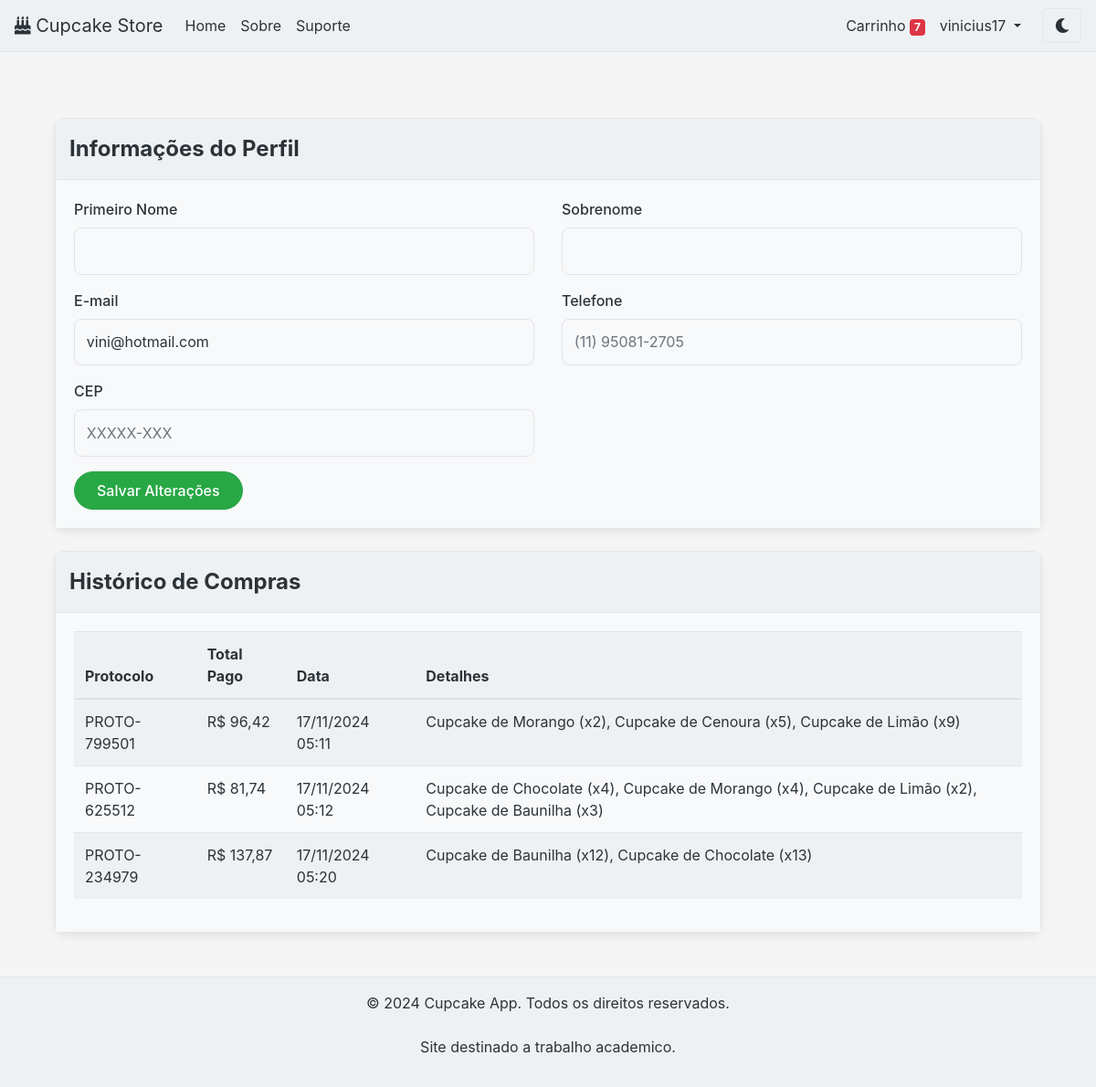
/perfil/ (signed in), run on an earlier commit of the app's database.
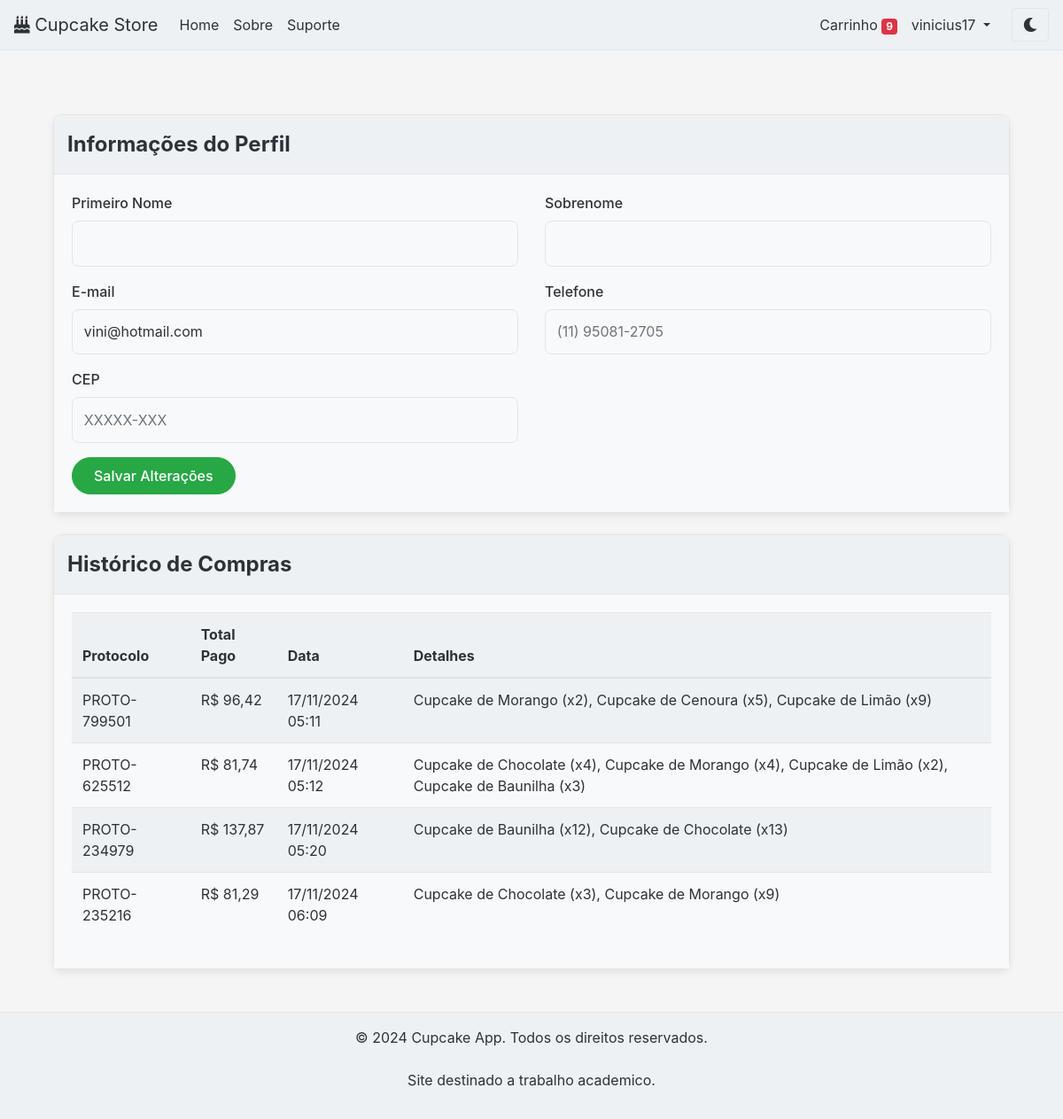
And on a later commit of the database.
### meu_app/models.py (models this page shows, shortened)
class Compra(models.Model):
    usuario = models.ForeignKey(User, on_delete=models.CASCADE, related_name="compras")
    protocolo = models.CharField(max_length=20, unique=True)
    total_pago = models.DecimalField(max_digits=10, decimal_places=2)
    criado_em = models.DateTimeField(auto_now_add=True)
    detalhes = models.TextField(blank=True, null=True)
    class Meta:
        verbose_name = "Compra"
        verbose_name_plural = "Compras"

### meu_app/views.py (the view)
# urls.py: path('perfil/', views.perfil, name=PERFIL),  # Página de perfil
@login_required
def perfil(request):
    usuario = request.user
    perfil = Perfil.objects.filter(usuario=usuario).first()  # Recupera ou cria o perfil
    if request.method == 'POST':
        form = EditarPerfilForm(request.POST, instance=usuario)
        if form.is_valid():
            form.save()
            messages.success(request, 'Perfil atualizado com sucesso!')
            return redirect('perfil')
    else:
        form = EditarPerfilForm(instance=usuario, initial={
            'telefone': perfil.telefone if perfil else '',
            'cep': perfil.cep if perfil else '',
        })
    compras = usuario.compras.all()  # Histórico de compras do usuário
    return render(request, 'meu_app/perfil.html', {
        'form': form,
        'usuario': usuario,
        'compras': compras,
    })

### meu_app/forms.py (shortened to what this page needs)
class EditarPerfilForm(forms.ModelForm):
    telefone = forms.CharField(required=False, max_length=15, label="Telefone")
    cep = forms.CharField(required=False, max_length=9, label="CEP")
    class Meta:
        model = User
        fields = ['first_name', 'last_name', 'email']  # Campos do modelo User

### meu_app/context_processors.py (called while the page is built)
def carrinho_count(request):
    if request.user.is_authenticated:
        carrinho = Carrinho.objects.filter(usuario=request.user).first()
        if carrinho:
            return {'carrinho_count': carrinho.carrinhoproduto_set.aggregate(total=Sum('quantidade'))['total'] or 0}
    return {'carrinho_count': 0}

### meu_app/templates/meu_app/perfil.html (shortened to what this page needs)
{% extends 'meu_app/base.html' %}
{% block content %}
<div class="container mt-5">
    <div class="card profile-card mb-4">
        <div class="profile-card-header">Informações do Perfil</div>
        <div class="profile-card-body">
            <form method="post">
                <div class="row">
                    <div class="col-md-6 mb-3">
                        <label for="first_name" class="form-label">Primeiro Nome</label>
                        <input type="text" id="first_name" name="first_name" class="form-control" value="{{ form.instance.first_name }}" required>
                    </div>
                    <div class="col-md-6 mb-3">
                        <label for="last_name" class="form-label">Sobrenome</label>
                        <input type="text" id="last_name" name="last_name" class="form-control" value="{{ form.instance.last_name }}" required>
                    </div>
                </div>
                <div class="row">
                    <div class="col-md-6 mb-3">
                        <label for="email" class="form-label">E-mail</label>
                        <input type="email" id="email" name="email" class="form-control" value="{{ form.instance.email }}" required>
                    </div>
                    <div class="col-md-6 mb-3">
                        <label for="telefone" class="form-label">Telefone</label>
                        <input type="text" id="telefone" name="telefone" class="form-control" value="{{ form.initial.telefone }}" placeholder="(11) 95081-2705" maxlength="15">
                    </div>
                </div>
                <div class="row">
                    <div class="col-md-6 mb-3">
                        <label for="cep" class="form-label">CEP</label>
                        <input type="text" id="cep" name="cep" class="form-control" value="{{ form.initial.cep }}" placeholder="XXXXX-XXX" maxlength="9">
                    </div>
                </div>
                <button type="submit" class="btn btn-success btn-edit">Salvar Alterações</button>
            </form>
        </div>
    </div>
    <div class="card profile-card">
        <div class="profile-card-header">Histórico de Compras</div>
        <div class="profile-card-body">
            {% if compras %}
                <div class="desktop-history">
                    <table class="table table-striped">
                        <thead>
                            <tr>
                                <th>Protocolo</th>
                                <th>Total Pago</th>
                                <th>Data</th>
                                <th>Detalhes</th>
                            </tr>
                        </thead>
                        <tbody>
                            {% for compra in compras %}
                            <tr>
                                <td>{{ compra.protocolo }}</td>
                                <td>R$ {{ compra.total_pago|floatformat:2 }}</td>
                                <td>{{ compra.criado_em|date:"d/m/Y H:i" }}</td>
                                <td>{{ compra.detalhes|default:"Sem detalhes" }}</td>
                            </tr>
                            {% endfor %}
                        </tbody>
                    </table>
                </div>
            {% else %}
                <p class="text-muted">Nenhuma compra realizada ainda.</p>
            {% endif %}
        </div>
    </div>
</div>
{% endblock %}

### meu_app/templates/meu_app/base.html (shortened to what this page needs)
<!DOCTYPE html>
<html lang="en">
<head>
    {% load static %}
    <link rel="stylesheet" href="https://cdn.jsdelivr.net/npm/bootstrap@4.0.0/dist/css/bootstrap.min.css">
    <link rel="stylesheet" href="https://cdnjs.cloudflare.com/ajax/libs/font-awesome/5.15.4/css/all.min.css">
    <link rel="stylesheet" href="{% static 'css/themes.css' %}">
</head>
<body>
    <header>
        <nav class="navbar navbar-expand-lg navbar-light bg-light shadow">
            <a class="navbar-brand text-primary" href="/">
                <i class="fas fa-birthday-cake"></i>
                Cupcake Store
            </a>
            <div class="collapse navbar-collapse" id="navbarNav">
                <ul class="navbar-nav mr-auto">
                    <li class="nav-item">
                        <a class="nav-link" href="{% url 'index' %}">Home</a>
                    </li>
                    <li class="nav-item">
                        <a class="nav-link" href="{% url 'about' %}">Sobre</a>
                    </li>
                    {% if user.is_authenticated %}
                    <li class="nav-item">
                        <a class="nav-link" href="{% url 'suporte' %}">Suporte</a>
                    </li>
                    {% endif %}
                </ul>
                <ul class="navbar-nav">
                    {% if user.is_authenticated %}
                    <li class="nav-item">
                        <a class="nav-link" href="{% url 'carrinho' %}">
                            Carrinho
                            {% if carrinho_count > 0 %}
                            <span class="badge badge-primary">{{ carrinho_count }}</span>
                            {% endif %}
                        </a>
                    </li>
                    {% endif %}
                    {% if user.is_authenticated %}
                    <li class="nav-item dropdown">
                        <a class="nav-link dropdown-toggle" href="#" id="userDropdown" role="button"
                           data-toggle="dropdown" aria-haspopup="true" aria-expanded="false">
                            {{ user.username }}
                        </a>
                    </li>
                    {% endif %}
                    <li class="nav-item">
                        <button id="theme-toggle" class="btn btn-outline-secondary">
                            <i class="fas fa-moon"></i>
                        </button>
                    </li>
                </ul>
            </div>
        </nav>
    </header>
    <main class="container mt-4">
        {% block content %}{% endblock %}
    </main>
    <footer class="footer mt-auto py-3">
        <div class="container text-center">
            <span>&copy; 2024 Cupcake App. Todos os direitos reservados.</span>
            <br>
            <br>
            <p>Site destinado a trabalho academico. </p>
        </div>
    </footer>
</body>
</html>

What changed in the data, as far as the page shows it:
added Compra: protocolo "PROTO-235216", total_pago "81,29", criado_em "17/11/2024 06:09", detalhes "Cupcake de Chocolate (x3), Cupcake de Morango (x9)"
Also different on the page:
{{ carrinho_count }}: "7" → "9"
